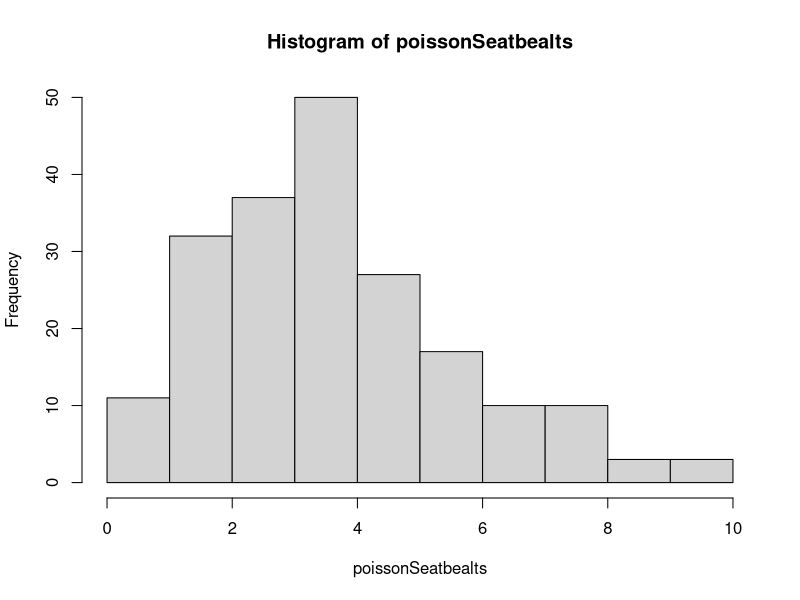
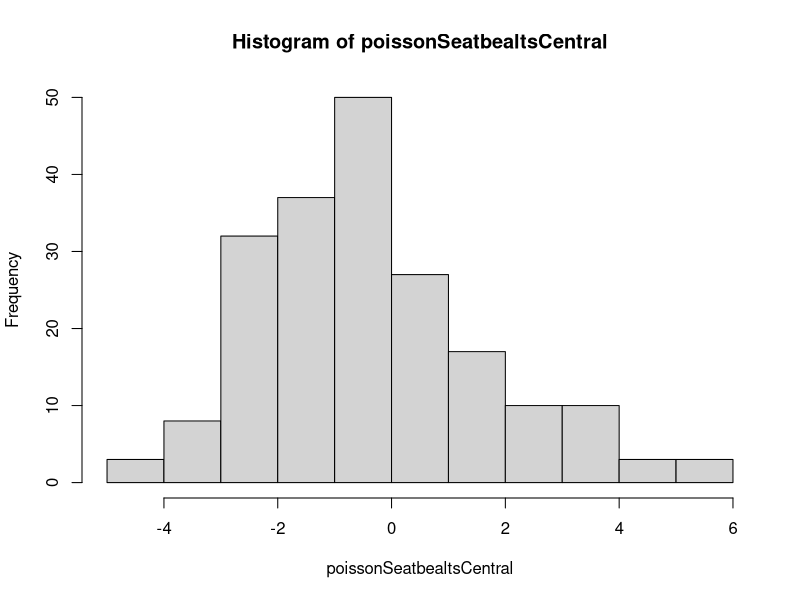

Write the R code that produced these figures, in order.
Seatbelts
?Seatbelts

poissonSeatbealts<- rpois (200, 4)
hist(poissonSeatbealts)

mean(poissonSeatbealts)

poissonSeatbealtsCentral <- poissonSeatbealts - mean(poissonSeatbealts)

hist(poissonSeatbealtsCentral)
